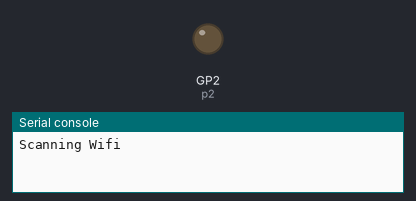
This program was run on a simulated Raspberry Pi Pico running MicroPython. Parts: output pins drawn as LEDs (lit = HIGH), the last lines printed to the serial console. WiFi joins after 1.5 s; a WiFi scan finds one network, HomeNet. At 3.5 s the program stops and its outputs stay as they are.

Above: at 0.1 s.
At 3.6 s:
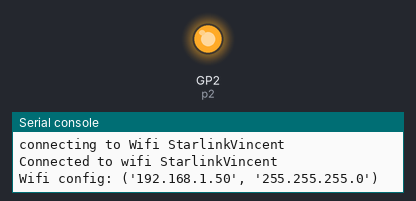
Timing chart, 0 to 5.0 s (numbered marks = the images above):
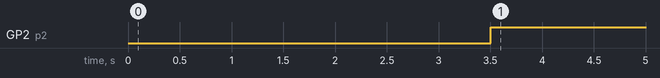

The program:

wifi_info.py
```python
import time
import machine
import network

ssid = "StarlinkVincent"
key = "famillevincent"

def scan():
    print("Scanning Wifi")
    wlan = network.WLAN()
    wlan.active(True)
    print("Scanned Wifi:", wlan.scan())

def wifi_connect(ssid, key):
    wlan = network.WLAN()
    print("Activate Wifi")
    wlan.active(True)
    if not wlan.isconnected():
        print(f'connecting to Wifi {ssid}')
        wlan.connect(ssid, key)
        while not wlan.isconnected():
            machine.idle()
    print(f'Connected to wifi {ssid}')
    print('Wifi config:', wlan.ipconfig('addr4'))

if __name__ == "__main__":
    p2 = machine.Pin(2, machine.Pin.OUT)
    p2.off()
    scan()
    print(f"Connecting to Wifi")
    wifi_connect(ssid, key)
    p2.on()
```

Measured:
- by itself, GP2 (p2): LOW → HIGH at 3.5 s
